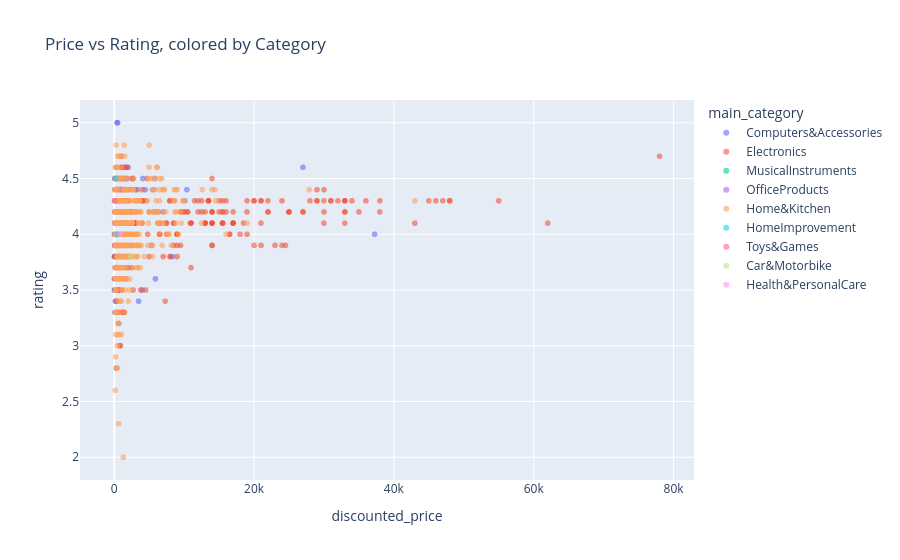

This figure's notebook cell:
### Code cell
fig = px.scatter(clean_df, x='discounted_price', y='rating', color='main_category',
                  title='Price vs Rating, colored by Category',
                  opacity=0.6)
fig.show()

### Figure 1 — Plotly figure (JSON) as saved in the notebook; plotly's stock layout.template omitted (floating-point values rounded to 4 significant figures; data arrays with more than 128 entries replaced by an {"elided": "..."} marker saying what was removed)
{"data": [{"hovertemplate": "main_category=Computers&Accessories<br>discounted_price=%{x}<br>rating=%{y}<extra></extra>", "legendgroup": "Computers&Accessories", "marker": {"color": "#636efa", "opacity": 0.6, "symbol": "circle"}, "mode": "markers", "name": "Computers&Accessories", "showlegend": true, "type": "scattergl", "x": {"elided": "451 float values"}, "xaxis": "x", "y": {"elided": "451 float values"}, "yaxis": "y"}, {"hovertemplate": "main_category=Electronics<br>discounted_price=%{x}<br>rating=%{y}<extra></extra>", "legendgroup": "Electronics", "marker": {"color": "#EF553B", "opacity": 0.6, "symbol": "circle"}, "mode": "markers", "name": "Electronics", "showlegend": true, "type": "scattergl", "x": {"elided": "526 float values"}, "xaxis": "x", "y": {"elided": "526 float values"}, "yaxis": "y"}, {"hovertemplate": "main_category=MusicalInstruments<br>discounted_price=%{x}<br>rating=%{y}<extra></extra>", "legendgroup": "MusicalInstruments", "marker": {"color": "#00cc96", "opacity": 0.6, "symbol": "circle"}, "mode": "markers", "name": "MusicalInstruments", "showlegend": true, "type": "scattergl", "x": [798.0, 478.0], "xaxis": "x", "y": [4.0, 3.8], "yaxis": "y"}, {"hovertemplate": "main_category=OfficeProducts<br>discounted_price=%{x}<br>rating=%{y}<extra></extra>", "legendgroup": "OfficeProducts", "marker": {"color": "#ab63fa", "opacity": 0.6, "symbol": "circle"}, "mode": "markers", "name": "OfficeProducts", "showlegend": true, "type": "scattergl", "x": [50.0, 1295.0, 522.0, 157.0, 198.0, 137.0, 440.0, 100.0, 252.0, 480.0, 125.0, 561.0, 99.0, 67.0, 90.0, 114.0, 120.0, 178.0, 157.0, 90.0, 250.0, 272.0, 1399.0, 300.0, 535.0, 341.0, 165.0, 90.0, 120.0, 420.0, 225.0], "xaxis": "x", "y": [4.3, 4.5, 4.4, 4.5, 4.1, 4.4, 4.5, 4.3, 4.5, 4.3, 4.4, 4.4, 4.3, 4.1, 4.4, 4.2, 4.1, 4.3, 4.5, 4.3, 4.2, 4.0, 4.3, 4.2, 4.4, 4.3, 4.5, 4.1, 4.5, 4.2, 4.1], "yaxis": "y"}, {"hovertemplate": "main_category=Home&Kitchen<br>discounted_price=%{x}<br>rating=%{y}<extra></extra>", "legendgroup": "Home&Kitchen", "marker": {"color": "#FFA15A", "opacity": 0.6, "symbol": "circle"}, "mode": "markers", "name": "Home&Kitchen", "showlegend": true, "type": "scattergl", "x": {"elided": "447 float values"}, "xaxis": "x", "y": {"elided": "447 float values"}, "yaxis": "y"}, {"hovertemplate": "main_category=HomeImprovement<br>discounted_price=%{x}<br>rating=%{y}<extra></extra>", "legendgroup": "HomeImprovement", "marker": {"color": "#19d3f3", "opacity": 0.6, "symbol": "circle"}, "mode": "markers", "name": "HomeImprovement", "showlegend": true, "type": "scattergl", "x": [425.0, 249.0], "xaxis": "x", "y": [4.0, 4.5], "yaxis": "y"}, {"hovertemplate": "main_category=Toys&Games<br>discounted_price=%{x}<br>rating=%{y}<extra></extra>", "legendgroup": "Toys&Games", "marker": {"color": "#FF6692", "opacity": 0.6, "symbol": "circle"}, "mode": "markers", "name": "Toys&Games", "showlegend": true, "type": "scattergl", "x": [150.0], "xaxis": "x", "y": [4.3], "yaxis": "y"}, {"hovertemplate": "main_category=Car&Motorbike<br>discounted_price=%{x}<br>rating=%{y}<extra></extra>", "legendgroup": "Car&Motorbike", "marker": {"color": "#B6E880", "opacity": 0.6, "symbol": "circle"}, "mode": "markers", "name": "Car&Motorbike", "showlegend": true, "type": "scattergl", "x": [2339.0], "xaxis": "x", "y": [3.8], "yaxis": "y"}, {"hovertemplate": "main_category=Health&PersonalCare<br>discounted_price=%{x}<br>rating=%{y}<extra></extra>", "legendgroup": "Health&PersonalCare", "marker": {"color": "#FF97FF", "opacity": 0.6, "symbol": "circle"}, "mode": "markers", "name": "Health&PersonalCare", "showlegend": true, "type": "scattergl", "x": [899.0], "xaxis": "x", "y": [4.0], "yaxis": "y"}], "layout": {"legend": {"title": {"text": "main_category"}, "tracegroupgap": 0}, "title": {"text": "Price vs Rating, colored by Category"}, "xaxis": {"anchor": "y", "domain": [0, 1], "title": {"text": "discounted_price"}}, "yaxis": {"anchor": "x", "domain": [0, 1], "title": {"text": "rating"}}}}
